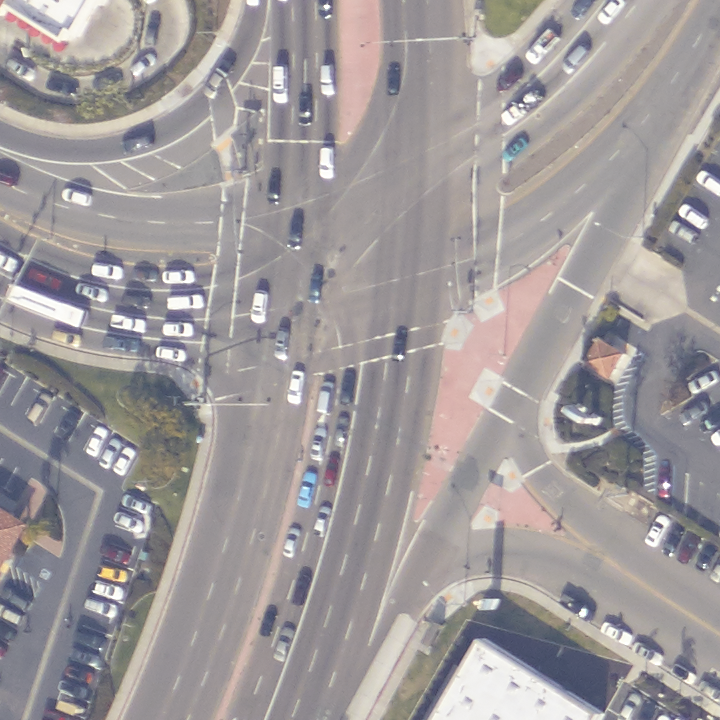
#> input picture src/test/test30/1123_0_1.png, 720 x 720 px
$ python -i layer.py   (imports and definitions only)   (older library calls are emulated)
#> lines starting #> are read from the running program, lines starting #| are printed output that depends on the picture
import tensorflow as tf
from PIL import Image
import cv2
import numpy as np


def edge(img):

    #高斯模糊,降低噪声
    img = np.array(img)
    blurred = cv2.GaussianBlur(img,(3,3),0)

    #灰度图像
    gray=cv2.cvtColor(blurred,cv2.COLOR_RGB2GRAY)
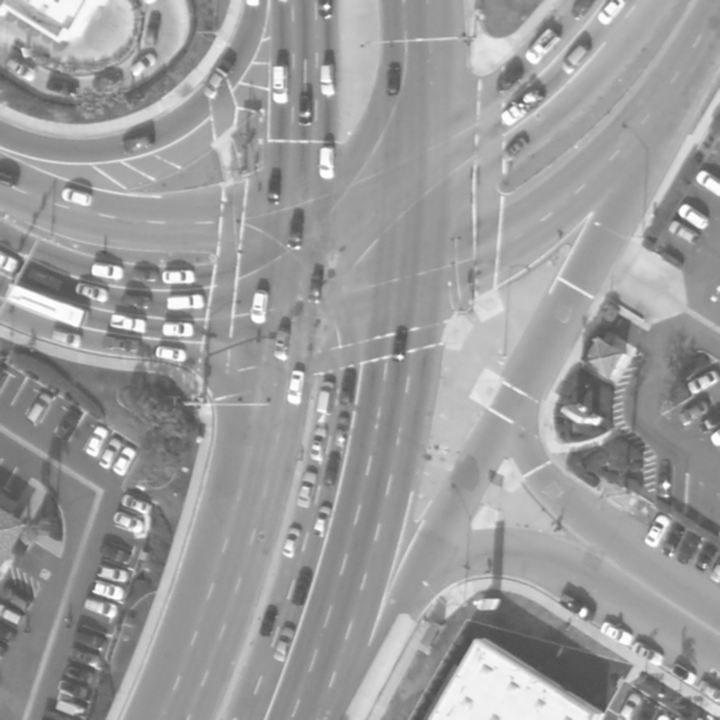
#> gray: shape (720, 720); min 76, max 255, mean 155.7

    #图像梯度
    xgrad=cv2.Sobel(gray,cv2.CV_16SC1,1,0)
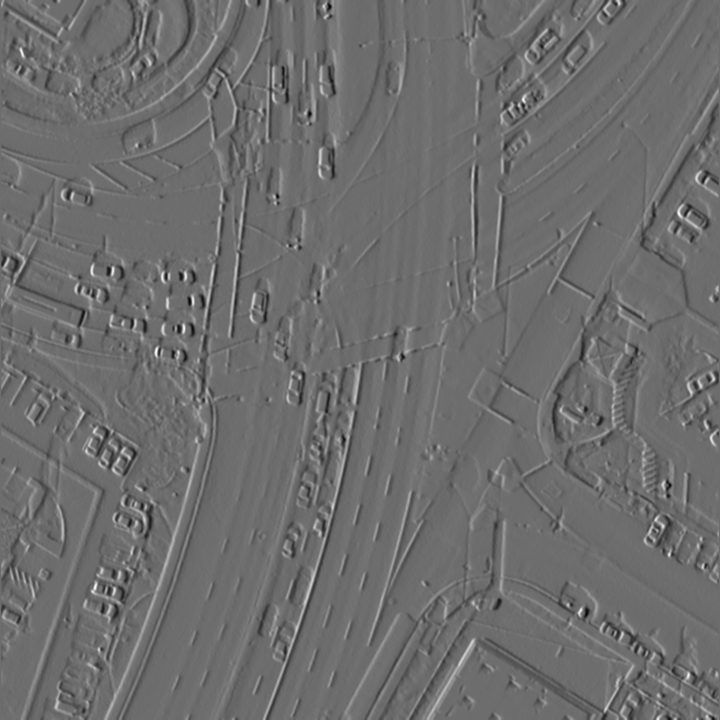
#> xgrad: shape (720, 720) int16; min -338, max 448, mean 0.1; drawn with min black and max white
    ygrad=cv2.Sobel(gray,cv2.CV_16SC1,0,1)
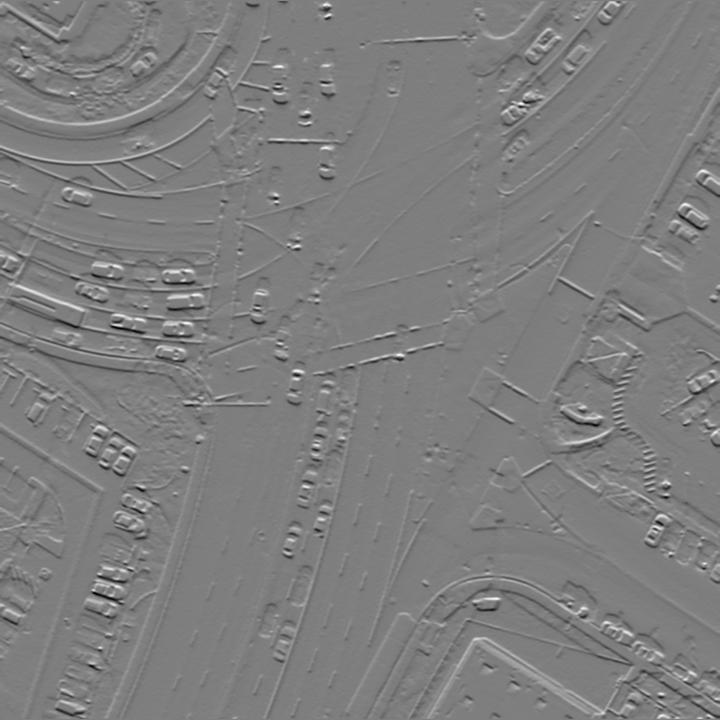
#> ygrad: shape (720, 720) int16; min -443, max 449, mean -0.1; drawn with min black and max white

    #计算边缘
    #50和150参数必须符合1：3或者1：2
    edge_output=cv2.Canny(xgrad,ygrad,50,150)
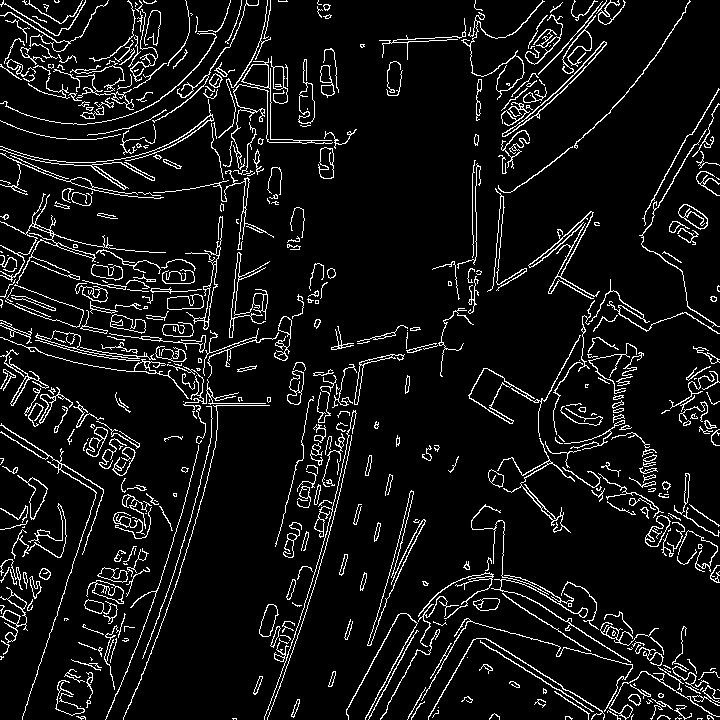
#> edge_output: shape (720, 720); 7.8% white in thin lines or dots

    dst = cv2.bitwise_and(img,img,mask=edge_output)
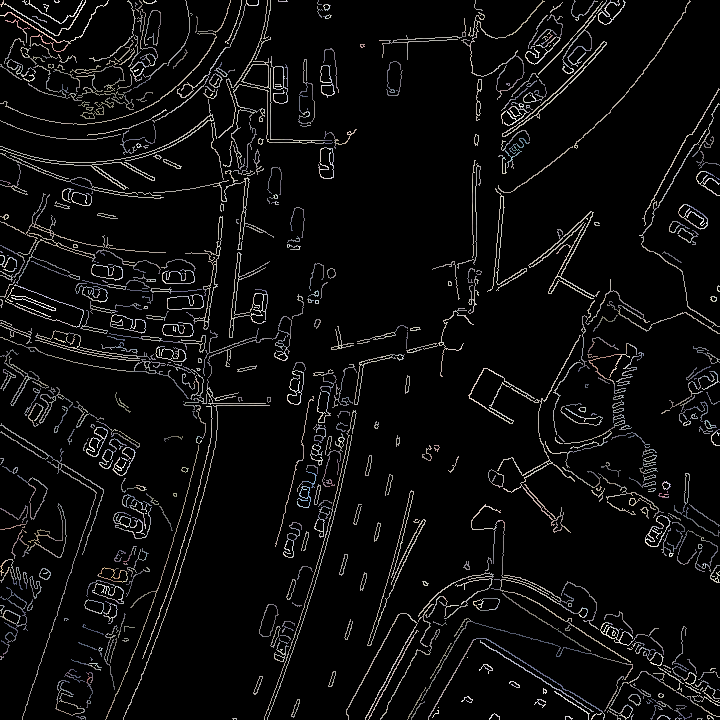
#> dst: shape (720, 720, 3); mean R, G, B 13, 12.7, 12.7
    return dst

def lrelu(x, trainbable=None):
    alpha = 0.2
    return tf.maximum(alpha * x, x)

# [334 lines left out: functions prelu, conv_layer, deconv_layer, max_pooling_layer, avg_pooling_layer, full_connection_layer and 10 more, not called in this run]

>>> import cv2
>>> picture = cv2.cvtColor(cv2.imread('../src/test/test30/1123_0_1.png'), cv2.COLOR_BGR2RGB)
>>> result = edge(picture)

$ run again, on src/test/test30/1143_1_1.png
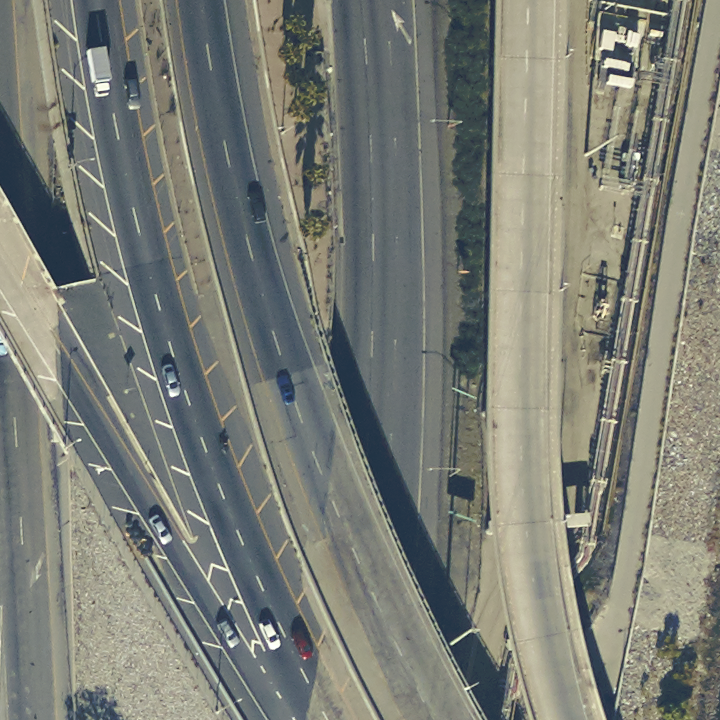
#> input picture src/test/test30/1143_1_1.png, 720 x 720 px
#> in edge, `edge_output=cv2.Canny(xgrad,ygrad,50,150)`:
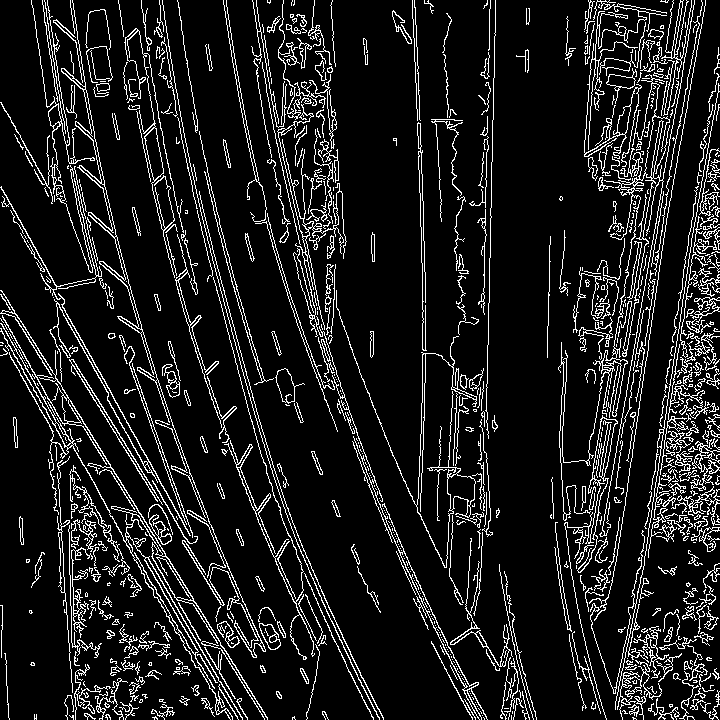
#> edge_output: shape (720, 720); 11.2% white in thin lines or dots
#> in edge, `dst = cv2.bitwise_and(img,img,mask=edge_output)`:
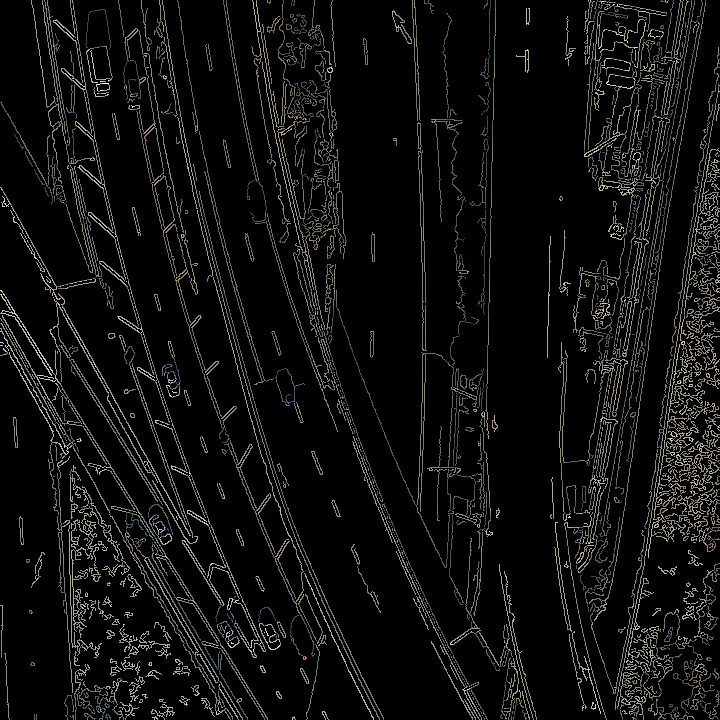
#> dst: shape (720, 720, 3); mean R, G, B 14.5, 14.7, 13.3

$ run again, on src/test/test30/1168_2_0.png
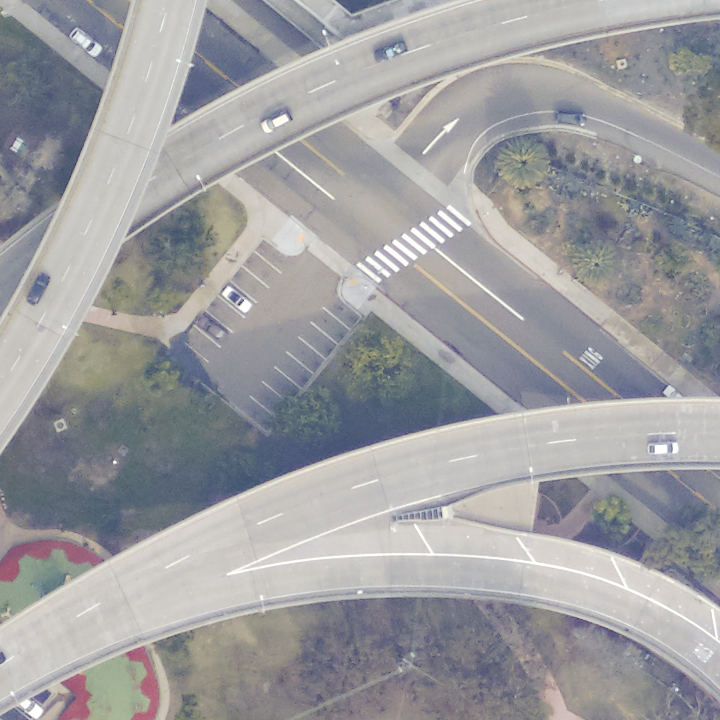
#> input picture src/test/test30/1168_2_0.png, 720 x 720 px
#> in edge, `edge_output=cv2.Canny(xgrad,ygrad,50,150)`:
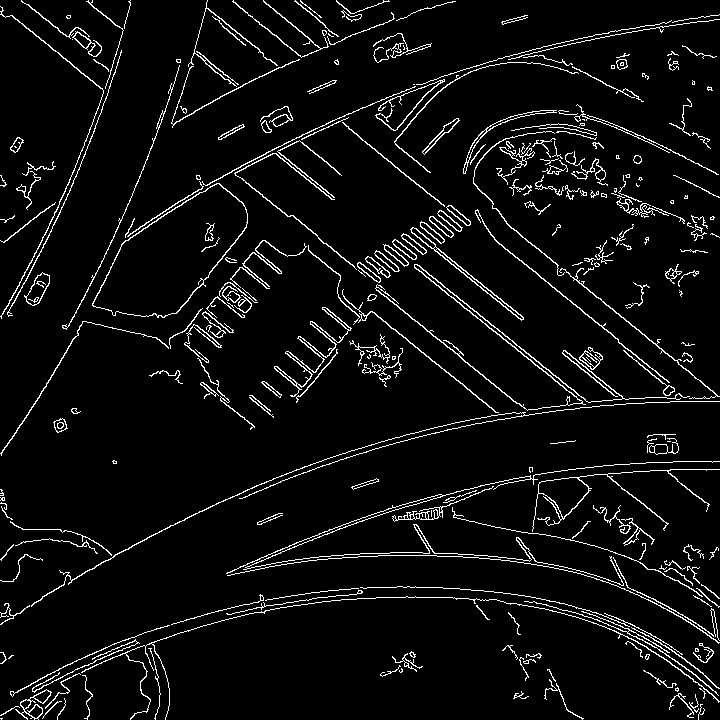
#> edge_output: shape (720, 720); 5.5% white in thin lines or dots
#> in edge, `dst = cv2.bitwise_and(img,img,mask=edge_output)`:
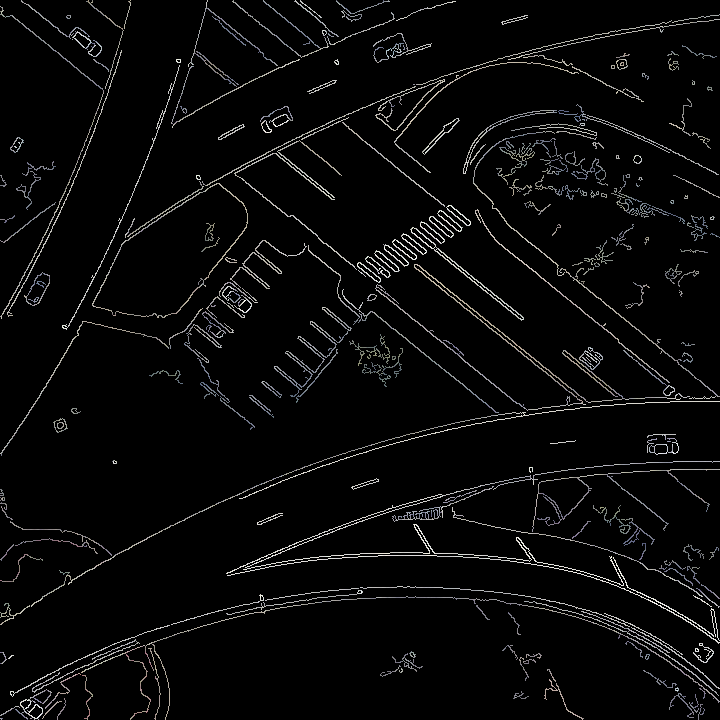
#> dst: shape (720, 720, 3); mean R, G, B 9.3, 9.2, 9.2

$ run again, on src/test/test30/1198_2_0.png
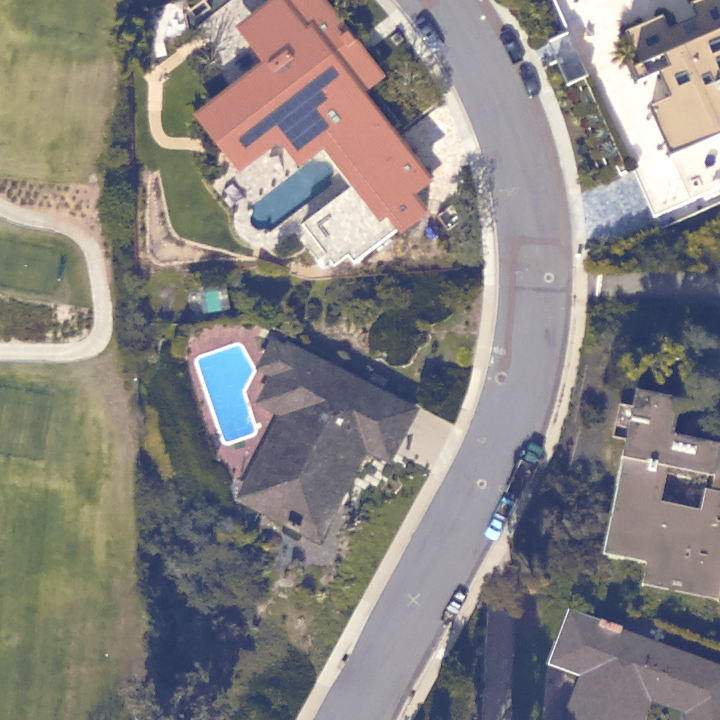
#> input picture src/test/test30/1198_2_0.png, 720 x 720 px
#> in edge, `edge_output=cv2.Canny(xgrad,ygrad,50,150)`:
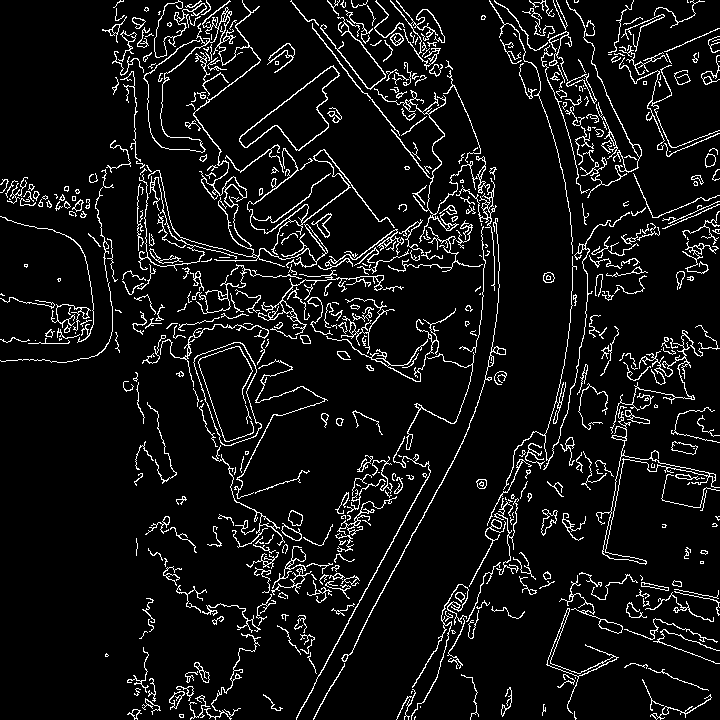
#> edge_output: shape (720, 720); 7.5% white in thin lines or dots
#> in edge, `dst = cv2.bitwise_and(img,img,mask=edge_output)`:
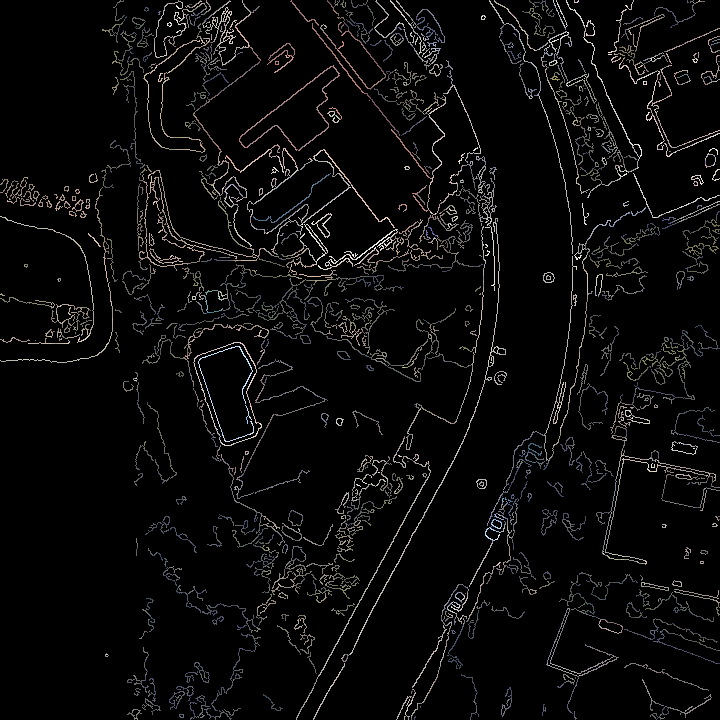
#> dst: shape (720, 720, 3); mean R, G, B 10.5, 10.1, 9.9
